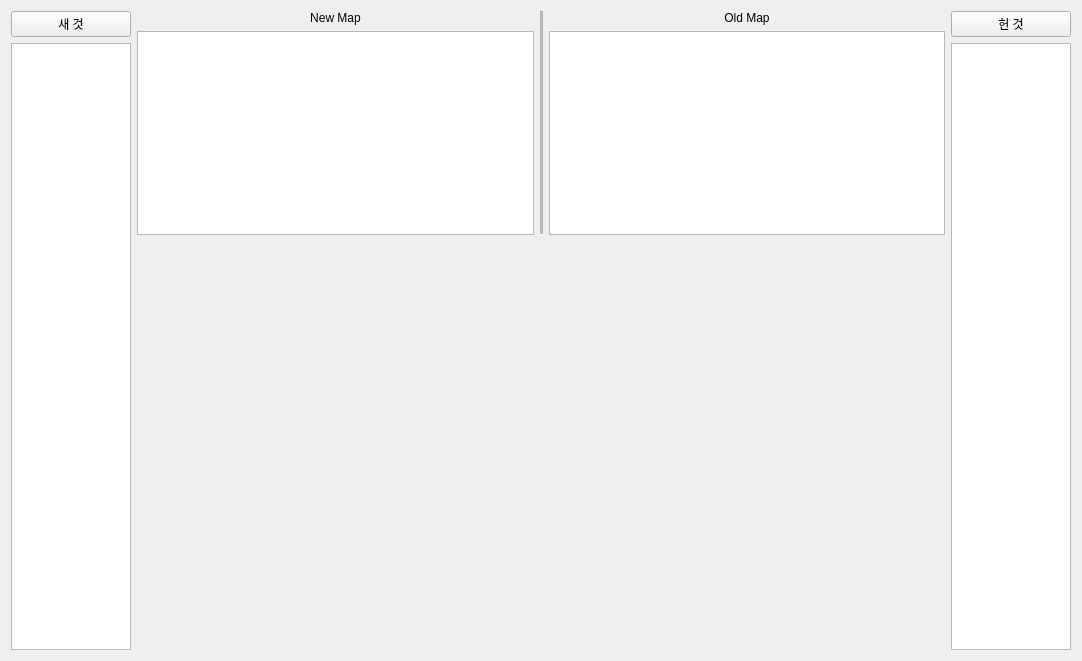
<?xml version="1.0" encoding="UTF-8"?>
<ui version="4.0">
 <class>MapFile_CompareClass</class>
 <widget class="QWidget" name="MapFile_CompareClass">
  <property name="geometry">
   <rect>
    <x>0</x>
    <y>0</y>
    <width>1082</width>
    <height>661</height>
   </rect>
  </property>
  <property name="windowTitle">
   <string>MapFile_Compare</string>
  </property>
  <layout class="QHBoxLayout" name="horizontalLayout">
   <item>
    <layout class="QVBoxLayout" name="verticalLayout">
     <property name="sizeConstraint">
      <enum>QLayout::SetDefaultConstraint</enum>
     </property>
     <item>
      <widget class="QPushButton" name="newMapOpen_pushButton">
       <property name="sizePolicy">
        <sizepolicy hsizetype="Maximum" vsizetype="Fixed">
         <horstretch>0</horstretch>
         <verstretch>0</verstretch>
        </sizepolicy>
       </property>
       <property name="minimumSize">
        <size>
         <width>120</width>
         <height>0</height>
        </size>
       </property>
       <property name="maximumSize">
        <size>
         <width>120</width>
         <height>16777215</height>
        </size>
       </property>
       <property name="text">
        <string>새 것</string>
       </property>
      </widget>
     </item>
     <item>
      <widget class="QListWidget" name="newMapFiles_listWidget">
       <property name="enabled">
        <bool>true</bool>
       </property>
       <property name="sizePolicy">
        <sizepolicy hsizetype="Maximum" vsizetype="Expanding">
         <horstretch>0</horstretch>
         <verstretch>0</verstretch>
        </sizepolicy>
       </property>
       <property name="minimumSize">
        <size>
         <width>120</width>
         <height>0</height>
        </size>
       </property>
       <property name="maximumSize">
        <size>
         <width>120</width>
         <height>16777215</height>
        </size>
       </property>
      </widget>
     </item>
    </layout>
   </item>
   <item>
    <layout class="QGridLayout" name="gridLayout" rowstretch="0,1,2">
     <property name="sizeConstraint">
      <enum>QLayout::SetDefaultConstraint</enum>
     </property>
     <item row="1" column="2">
      <widget class="QTextEdit" name="oldMap_textEdit"/>
     </item>
     <item row="1" column="0">
      <widget class="QTextEdit" name="newMap_textEdit">
       <property name="sizePolicy">
        <sizepolicy hsizetype="Expanding" vsizetype="Expanding">
         <horstretch>0</horstretch>
         <verstretch>0</verstretch>
        </sizepolicy>
       </property>
      </widget>
     </item>
     <item row="0" column="2">
      <widget class="QLabel" name="oldMap_label">
       <property name="text">
        <string>Old Map</string>
       </property>
       <property name="alignment">
        <set>Qt::AlignCenter</set>
       </property>
      </widget>
     </item>
     <item row="0" column="0">
      <widget class="QLabel" name="newMap_label">
       <property name="text">
        <string>New Map</string>
       </property>
       <property name="alignment">
        <set>Qt::AlignCenter</set>
       </property>
      </widget>
     </item>
     <item row="0" column="1" rowspan="2">
      <widget class="Line" name="line">
       <property name="sizePolicy">
        <sizepolicy hsizetype="Fixed" vsizetype="Expanding">
         <horstretch>0</horstretch>
         <verstretch>0</verstretch>
        </sizepolicy>
       </property>
       <property name="lineWidth">
        <number>1</number>
       </property>
       <property name="midLineWidth">
        <number>5</number>
       </property>
       <property name="orientation">
        <enum>Qt::Vertical</enum>
       </property>
      </widget>
     </item>
     <item row="2" column="0" colspan="3">
      <widget class="MapView" name="mapview_widget" native="true">
       <property name="autoFillBackground">
        <bool>true</bool>
       </property>
      </widget>
     </item>
    </layout>
   </item>
   <item>
    <layout class="QVBoxLayout" name="verticalLayout_2">
     <item>
      <widget class="QPushButton" name="oldMapOpen_pushButton">
       <property name="sizePolicy">
        <sizepolicy hsizetype="Maximum" vsizetype="Fixed">
         <horstretch>0</horstretch>
         <verstretch>0</verstretch>
        </sizepolicy>
       </property>
       <property name="minimumSize">
        <size>
         <width>120</width>
         <height>0</height>
        </size>
       </property>
       <property name="maximumSize">
        <size>
         <width>120</width>
         <height>16777215</height>
        </size>
       </property>
       <property name="text">
        <string>헌 것</string>
       </property>
      </widget>
     </item>
     <item>
      <widget class="QListWidget" name="oldMapFiles_listWidget">
       <property name="sizePolicy">
        <sizepolicy hsizetype="Maximum" vsizetype="Expanding">
         <horstretch>0</horstretch>
         <verstretch>0</verstretch>
        </sizepolicy>
       </property>
       <property name="minimumSize">
        <size>
         <width>120</width>
         <height>0</height>
        </size>
       </property>
       <property name="maximumSize">
        <size>
         <width>120</width>
         <height>16777215</height>
        </size>
       </property>
      </widget>
     </item>
    </layout>
   </item>
  </layout>
 </widget>
 <layoutdefault spacing="6" margin="11"/>
 <customwidgets>
  <customwidget>
   <class>MapView</class>
   <extends>QWidget</extends>
   <header location="global">mapview.h</header>
   <container>1</container>
  </customwidget>
 </customwidgets>
 <resources>
  <include location="MapFile_Compare.qrc"/>
 </resources>
 <connections/>
</ui>
